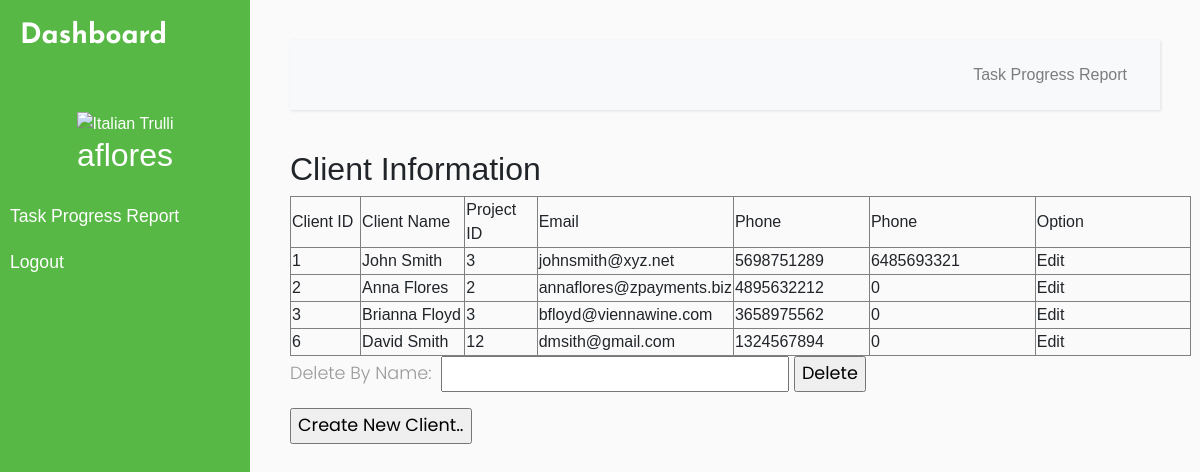
Page /client.php (signed in) on the committed database.
### tables this page shows
CREATE TABLE USER_LOGIN(
	Username varchar(15) PRIMARY KEY NOT NULL,
    ClientID int(6),
    EmployeeID int(6),
    PasswordHash BINARY(20) NOT NULL,
    Salt BINARY(20) NOT NULL,
    FOREIGN KEY (ClientID) REFERENCES client(ClientID),
    FOREIGN KEY (EmployeeID) REFERENCES employee(EmployeeID)
);

CREATE TABLE MENU(
	MenuID int(6) PRIMARY KEY AUTO_INCREMENT,
    MenuName varchar(30) NOT NULL,
    url varchar(50)
);

CREATE TABLE CLIENT (
	ClientID int(6) PRIMARY KEY NOT NULL AUTO_INCREMENT,
    ProjectID int(6),
    ClientName varchar(20),
    Email varchar(50),
    Phone1 bigint(10),
    Phone2 bigint(10),
    FOREIGN KEY (ProjectID) REFERENCES project(ProjectID)
);

### Module/Login/session.php (called while the page is built, shortened)
<?php
$user_check=$_SESSION['login_user'];
$ses_sql=mysqli_query($conn,"SELECT Username, EmployeeName FROM `USER_LOGIN` a INNER JOIN `EMPLOYEE` b ON a.EmployeeID = b.EmployeeID AND Username = '".$user_check."'");
$row = mysqli_fetch_assoc($ses_sql);
$login_session = $row['Username'];
if(!isset($login_session)){
    $ses_sql=mysqli_query($conn,"SELECT Username, ClientName FROM `USER_LOGIN` a INNER JOIN `CLIENT` b ON a.ClientID = b.ClientID AND Username = '".$user_check."'");
    $row = mysqli_fetch_assoc($ses_sql);
    $login_session = $row['Username'];
}
?>

### client.php (the view, shortened to what this page needs)
<?php require_once('Connections/remotesql.php'); ?>
<?php include 'Source/connect.php';?>
<?php include('Module/Login/session.php'); ?>
<?php
$query_RecordsetClient = "SELECT * FROM CLIENT ORDER BY ClientID ASC";
$RecordsetClient = mysql_query($query_RecordsetClient, $remotesql) or die(mysql_error());
$row_RecordsetClient = mysql_fetch_assoc($RecordsetClient);
?>
<!DOCTYPE html>
<html>
<head>
    <link rel="stylesheet" href="https://stackpath.bootstrapcdn.com/bootstrap/4.1.0/css/bootstrap.min.css">
    <link rel="stylesheet" href="style2.css">
    <link rel="stylesheet" href="https://cdnjs.cloudflare.com/ajax/libs/malihu-custom-scrollbar-plugin/3.1.5/jquery.mCustomScrollbar.min.css">
</head>
<body>
    <div class="wrapper">
        <nav id="sidebar">
            <div class="sidebar-header">
                <h3 >Dashboard</h3>
            </div>
            <ul class="list-unstyled components">
                <div class="nav-image">
                <img src="https://avatar-management--avatars.us-west-2.prod.public.atl-paas.net/default-avatar.png" alt="Italian Trulli">
                <h2><? echo $login_session?></h2>
                </div>
                <? $sql_menu = "SELECT MENU.MenuName, MENU.url FROM MENU, ASSIGNED_MENU WHERE MENU.MenuID = ASSIGNED_MENU.MenuID AND ASSIGNED_MENU.Username = '$login_session'";
                $result_menu = $conn->query($sql_menu);
                while($row_menu = $result_menu->fetch_array()){
                ?>
                <li>
                <a href="<? echo $row_menu[1]; ?>"><div onclick="pageClick(this)"> <? echo $row_menu[0]; ?> </div></a>
                </li>
                <?
                }
                ?>
                <li>
                    <a href="#" id="menu-logout">Logout</a>
                </li>
            </ul>
        </nav>
        <div id="content">
            <nav class="navbar navbar-expand-lg navbar-light bg-light">
                <div class="container-fluid">
                    <div class="collapse navbar-collapse" id="navbarSupportedContent">
                        <ul class="nav navbar-nav ml-auto">
                            <? $sql_menu = "SELECT MENU.MenuName, MENU.url FROM MENU, ASSIGNED_MENU WHERE MENU.MenuID = ASSIGNED_MENU.MenuID AND ASSIGNED_MENU.Username = '$login_session'";
                                $result_menu = $conn->query($sql_menu);
                                while($row_menu = $result_menu->fetch_array()){
?>
                <li class="nav-item">
                <a class="nav-link" href="<? echo $row_menu[1]; ?>" ><div onclick="pageClick(this)"> <? echo $row_menu[0]; ?> </div></a>
                </li>
                  <?
                    }
                    ?>
                        </ul>
                    </div>
                </div>
            </nav>
            <div class="content">
		  <h2>Client Information</h2>
		  <form name="form1" method="post" action="">
		    <table width="901" border="1">
		      <tr>
		        <td width="79">Client ID</td>
		        <td width="120">Client Name</td>
            <td width="79">Project ID</td>
		        <td width="129">Email</td>
		        <td width="151">Phone</td>
		        <td width="191">Phone</td>
		        <td width="191">Option</td>
	          </tr>
		      <?php do { ?>
	          <tr>
	            <td><?php echo $row_RecordsetClient['ClientID']; ?></td>
	            <td><?php echo $row_RecordsetClient['ClientName']; ?></td>
              <td><?php echo $row_RecordsetClient['ProjectID']; ?></td>
	            <td><?php echo $row_RecordsetClient['Email']; ?></td>
	            <td><?php echo $row_RecordsetClient['Phone1']; ?></td>
	            <td><?php echo $row_RecordsetClient['Phone2']; ?></td>
	            <td><a href="editClient.php?id=<?php echo $row_RecordsetClient['ClientID']; ?>">Edit</a></td>
              </tr>
		        <?php } while ($row_RecordsetClient = mysql_fetch_assoc($RecordsetClient)); ?>
	        </table>
		    <p>Delete By Name:
		      <input type="text" name="deletefield" id="deletefield">
		      <input type="submit" name="button" id="button" value="Delete">
		    </p>
		  </form>
           <p>
		      <a href="addClient.php"><input name="button2" type="submit" class="leftTiyle" id="button2" value="Create New Client.."></a>
		    </p>
		</div>
        </div>
    </div>
</body>
</html>

### style2.css (style rules this page uses)
body { font-family: 'Ubuntu-Bold', sans-serif; background: #fafafa; }
p { font-family: 'Poppins', sans-serif; font-size: 1.1em; font-weight: 300; line-height: 1.7em; color: #999; }
a, a:hover, a:focus { color: inherit; text-decoration: none; transition: all 0.3s; }
.navbar { padding: 15px 10px; background: #fff; border: none; border-radius: 0; margin-bottom: 40px; box-shadow: 1px 1px 3px rgba(0, 0, 0, 0.1); }
.wrapper { display: flex; width: 100%; }
#sidebar { width: 250px; position: fixed; top: 0; left: 0; height: 100vh; z-index: 999; background: #57b846; color: #fff; transition: all 0.3s; }
#sidebar .sidebar-header { padding: 20px; font-family: 'JosefinSans-Bold',sans-serif; background: #57b846; }
#sidebar .nav-image { text-align: center; padding: 10px 20px; }
#sidebar ul.components { padding: 20px 0; border-bottom: 1px solid #57b846; }
#sidebar ul li a { padding: 10px; font-size: 1.1em; display: block; }
#content { width: calc(100% - 250px); padding: 40px; min-height: 100vh; transition: all 0.3s; position: absolute; top: 0; right: 0; }

### client.php (style rules this page uses)
img { max-height: 66%; max-width: 66%; margin-left: auto; margin-right: auto; }

### rows in the picture
user_login: Username "aflores"
menu: MenuName "Task Progress Report"
client: ClientID "1", ClientName "John Smith", ProjectID "3", Email "johnsmith@xyz.net", Phone1 "5698751289", Phone2 "6485693321"
client: ClientID "2", ClientName "Anna Flores", ProjectID "2", Email "annaflores@zpayments.biz", Phone1 "4895632212", Phone2 "0"
client: ClientID "3", ClientName "Brianna Floyd", ProjectID "3", Email "bfloyd@viennawine.com", Phone1 "3658975562", Phone2 "0"
client: ClientID "6", ClientName "David Smith", ProjectID "12", Email "dmsith@gmail.com", Phone1 "1324567894", Phone2 "0"
